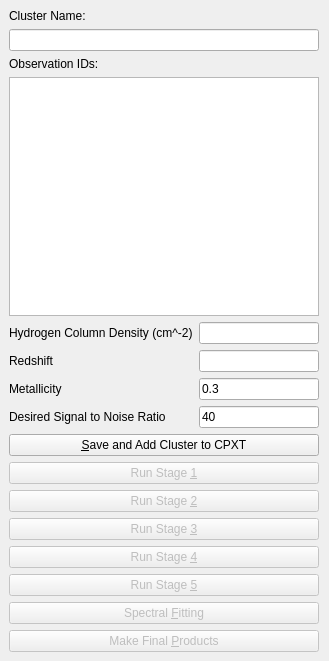
<?xml version="1.0" encoding="UTF-8"?>
<ui version="4.0">
 <class>ClusterUI</class>
 <widget class="QWidget" name="ClusterUI">
  <property name="geometry">
   <rect>
    <x>0</x>
    <y>0</y>
    <width>329</width>
    <height>661</height>
   </rect>
  </property>
  <property name="windowTitle">
   <string>Form</string>
  </property>
  <widget class="QWidget" name="">
   <property name="geometry">
    <rect>
     <x>9</x>
     <y>9</y>
     <width>310</width>
     <height>643</height>
    </rect>
   </property>
   <layout class="QFormLayout" name="formLayout">
    <item row="0" column="0">
     <widget class="QLabel" name="name_label">
      <property name="text">
       <string>Cluster Name:</string>
      </property>
     </widget>
    </item>
    <item row="2" column="0">
     <widget class="QLabel" name="obsid_label">
      <property name="text">
       <string>Observation IDs:</string>
      </property>
     </widget>
    </item>
    <item row="3" column="0" colspan="2">
     <widget class="QPlainTextEdit" name="obsid_text">
      <property name="tabChangesFocus">
       <bool>true</bool>
      </property>
     </widget>
    </item>
    <item row="4" column="0">
     <widget class="QLabel" name="nH_label">
      <property name="text">
       <string>Hydrogen Column Density (cm^-2)</string>
      </property>
     </widget>
    </item>
    <item row="4" column="1">
     <widget class="QLineEdit" name="nH_text">
      <property name="layoutDirection">
       <enum>Qt::LeftToRight</enum>
      </property>
     </widget>
    </item>
    <item row="5" column="0">
     <widget class="QLabel" name="redshift_label">
      <property name="text">
       <string>Redshift</string>
      </property>
     </widget>
    </item>
    <item row="5" column="1">
     <widget class="QLineEdit" name="redshift_text">
      <property name="layoutDirection">
       <enum>Qt::LeftToRight</enum>
      </property>
     </widget>
    </item>
    <item row="6" column="0">
     <widget class="QLabel" name="abundance_label">
      <property name="text">
       <string>Metallicity</string>
      </property>
     </widget>
    </item>
    <item row="6" column="1">
     <widget class="QLineEdit" name="abundance_text">
      <property name="layoutDirection">
       <enum>Qt::LeftToRight</enum>
      </property>
      <property name="text">
       <string>0.3</string>
      </property>
     </widget>
    </item>
    <item row="7" column="0">
     <widget class="QLabel" name="sig_to_noise_label">
      <property name="text">
       <string>Desired Signal to Noise Ratio</string>
      </property>
     </widget>
    </item>
    <item row="7" column="1">
     <widget class="QLineEdit" name="sig_to_noise_text">
      <property name="layoutDirection">
       <enum>Qt::LeftToRight</enum>
      </property>
      <property name="text">
       <string>40</string>
      </property>
     </widget>
    </item>
    <item row="15" column="0" colspan="2">
     <widget class="QPushButton" name="products_button">
      <property name="enabled">
       <bool>false</bool>
      </property>
      <property name="text">
       <string>Make Final &amp;Products</string>
      </property>
     </widget>
    </item>
    <item row="14" column="0" colspan="2">
     <widget class="QPushButton" name="spectral_fitting_button">
      <property name="enabled">
       <bool>false</bool>
      </property>
      <property name="text">
       <string>Spectral &amp;Fitting</string>
      </property>
     </widget>
    </item>
    <item row="13" column="0" colspan="2">
     <widget class="QPushButton" name="stage_5_button">
      <property name="enabled">
       <bool>false</bool>
      </property>
      <property name="text">
       <string>Run Stage &amp;5</string>
      </property>
     </widget>
    </item>
    <item row="12" column="0" colspan="2">
     <widget class="QPushButton" name="stage_4_button">
      <property name="enabled">
       <bool>false</bool>
      </property>
      <property name="text">
       <string>Run Stage &amp;4</string>
      </property>
     </widget>
    </item>
    <item row="11" column="0" colspan="2">
     <widget class="QPushButton" name="stage_3_button">
      <property name="enabled">
       <bool>false</bool>
      </property>
      <property name="text">
       <string>Run Stage &amp;3</string>
      </property>
     </widget>
    </item>
    <item row="10" column="0" colspan="2">
     <widget class="QPushButton" name="stage_2_button">
      <property name="enabled">
       <bool>false</bool>
      </property>
      <property name="text">
       <string>Run Stage &amp;2</string>
      </property>
     </widget>
    </item>
    <item row="9" column="0" colspan="2">
     <widget class="QPushButton" name="stage_1_button">
      <property name="enabled">
       <bool>false</bool>
      </property>
      <property name="text">
       <string>Run Stage &amp;1</string>
      </property>
     </widget>
    </item>
    <item row="8" column="0" colspan="2">
     <widget class="QPushButton" name="save_update_button">
      <property name="text">
       <string>&amp;Save and Add Cluster to CPXT</string>
      </property>
     </widget>
    </item>
    <item row="1" column="0" colspan="2">
     <widget class="QLineEdit" name="name_text"/>
    </item>
   </layout>
  </widget>
 </widget>
 <tabstops>
  <tabstop>name_text</tabstop>
  <tabstop>obsid_text</tabstop>
  <tabstop>nH_text</tabstop>
  <tabstop>redshift_text</tabstop>
  <tabstop>abundance_text</tabstop>
  <tabstop>sig_to_noise_text</tabstop>
  <tabstop>save_update_button</tabstop>
  <tabstop>stage_1_button</tabstop>
  <tabstop>stage_2_button</tabstop>
  <tabstop>stage_3_button</tabstop>
  <tabstop>stage_4_button</tabstop>
  <tabstop>stage_5_button</tabstop>
  <tabstop>spectral_fitting_button</tabstop>
  <tabstop>products_button</tabstop>
 </tabstops>
 <resources/>
 <connections/>
</ui>
